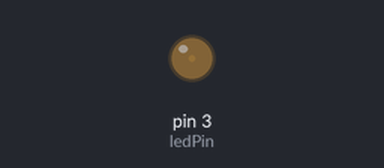
Simulated run of this sketch. Board: Arduino Uno, built with avr-gcc and run on an emulated ATmega328P. Shown: output pins drawn as LEDs (lit = HIGH). What the sketch prints to the serial monitor is not drawn.

Above: at 0.05 s.
At 0.65 s:
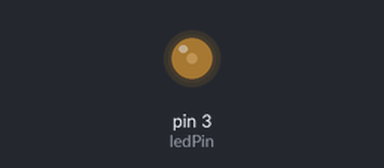
At 1.3 s:
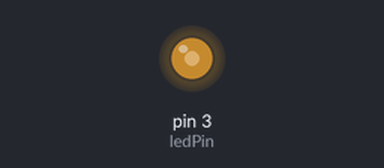
At 2.55 s:
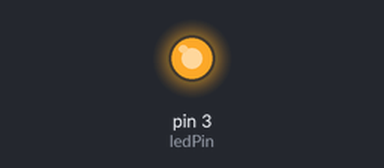
Timing chart, 0 to 6.0 s (numbered marks = the images above):
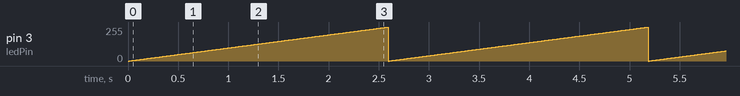

Measured:
- by itself, pin 3 (ledPin): ramps from 0/255 to 254/255 and jumps back, once every 2.6 s

The sketch:

02_02_Digital_Analogue.ino
```cpp
int ledPin = 3;
int brightness = 0;

void setup() {
  // put your setup code here, to run once:
  pinMode(ledPin, OUTPUT);
  Serial.begin(9600);
}

void loop() {
  // put your main code here, to run repeatedly:
  for(brightness = 0; brightness < 255; brightness++) {
    analogWrite(ledPin, brightness);
    delay(10);
    Serial.println(brightness);
  }
}
```
